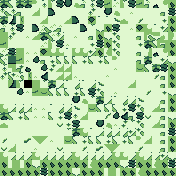

Below is a game level as drawn by its tile map, then a one-line description and the .tmx file that defines it, in full:
An orthogonal 22x22 tile map with 8x8 px tiles, 1 tile layer (Tile Layer 1).

<map version="1.0" tiledversion="1.0.3" orientation="orthogonal" renderorder="right-down" width="22" height="22" tilewidth="8" tileheight="8" nextobjectid="1">
 <tileset firstgid="1" source="basic_tileset.tsx" />
 <layer name="Tile Layer 1" width="22" height="22">
  <data encoding="csv">
88,89,88,88,16,43,44,45,63,64,112,41,42,66,40,44,45,66,112,47,48,52,
9,10,11,1,20,1,61,1,1,1,1,58,1,63,64,1,18,1,1,1,73,55,
23,93,97,1,1,20,1,1,20,61,1,67,105,105,33,81,1,5,1,1,56,52,
112,41,42,1,61,6,7,8,1,1,61,103,72,52,104,1,18,67,86,105,90,52,
49,58,1,18,20,23,24,25,1,18,1,73,52,72,74,1,1,73,15,13,32,54,
66,1,1,1,1,40,44,42,18,1,1,56,55,52,74,1,1,56,29,30,31,52,
7,80,49,18,18,67,86,86,105,86,86,90,52,53,74,1,1,73,46,47,48,52,
24,94,66,18,62,73,108,89,89,89,106,89,106,89,16,1,1,73,91,105,90,72,
41,101,76,77,1,62,59,20,20,1,1,1,1,1,18,1,1,50,89,88,107,52,
58,92,96,97,18,60,1,20,20,18,1,1,1,19,1,1,1,1,1,5,73,52,
1,109,44,114,49,103,91,87,105,87,105,87,33,1,1,1,20,1,1,1,73,52,
1,1,62,19,66,50,89,89,89,106,89,107,74,1,18,1,1,1,5,1,56,72,
1,1,1,1,1,1,1,1,1,63,64,103,91,87,105,87,87,33,1,1,73,52,
86,87,87,87,18,18,105,87,87,33,1,50,89,89,89,106,107,74,1,20,73,52,
88,89,106,89,18,18,89,106,107,57,20,1,1,3,62,60,73,104,4,1,73,72,
81,1,1,1,1,1,1,4,56,104,1,1,63,64,18,59,103,74,1,20,73,52,
1,1,1,1,1,1,1,1,103,91,86,105,87,87,87,87,90,74,1,1,73,55,
5,1,1,35,36,37,18,1,50,89,106,89,89,106,89,106,89,16,20,1,73,52,
4,20,1,1,18,1,1,4,1,1,5,1,35,36,37,1,1,5,1,1,73,52,
86,87,87,87,86,87,87,87,87,86,87,87,87,87,86,86,87,86,87,87,90,72,
52,69,70,52,72,52,52,52,52,52,52,53,52,52,52,72,55,52,52,53,52,55,
52,52,52,52,52,55,52,52,52,72,52,52,52,69,70,52,52,53,52,52,52,52
</data>
 </layer>
</map>